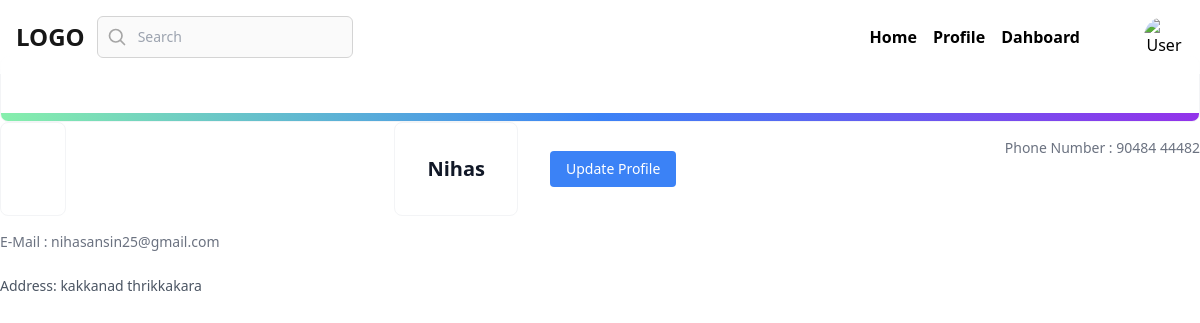
/customer/profile/ (signed in), run on an earlier commit of the app's database.
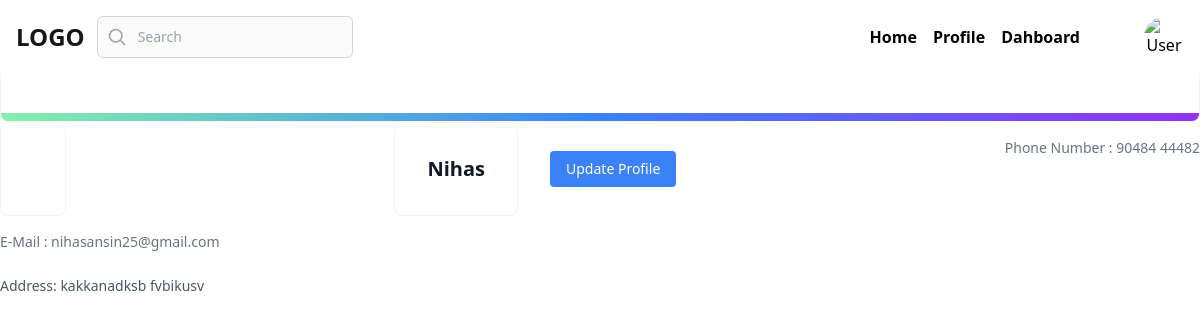
And on a later commit of the database.
### myapp/models.py (models this page shows, shortened)
class BaseModel(models.Model):
    created_date=models.DateTimeField(auto_now_add=True)
    updated_date=models.DateTimeField(auto_now=True)
    is_active=models.BooleanField(default=True)

class CustomerProfile(BaseModel):
    user = models.OneToOneField(User, on_delete=models.CASCADE, related_name='customer_profile')
    address = models.CharField(max_length=200, blank=True ,null=True)

class User(AbstractUser):
    role_choices = [
        ('customer', 'Customer'),
        ('provider', 'Service Provider'),
    ]
    role = models.CharField(max_length=20, choices=role_choices,default="customer")
    phone_number = models.CharField(max_length=15, blank=True, null=True)
    is_verified=models.BooleanField(default=False)
    otp=models.CharField(max_length=6,null=True,blank=True)

### myapp/views.py (the view)
# urls.py: path('customer/profile/',views.CustomerProfileListView.as_view(), name='customer-profile'),
class CustomerProfileListView(View):
    template_name="customer_profile.html"
    def get(self,request,*args,**kwargs):
        qs=CustomerProfile.objects.get(user=request.user)
        return render(request,self.template_name,{"data":qs})

### myapp/templates/customer_profile.html (shortened to what this page needs)
{% extends "customer_base.html" %}
{% block main_block %}
{% load static %}
{% if data %}
<a
  href="#"
  class="relative block overflow-hidden rounded-lg border border-gray-100 p-4 sm:p-6 lg:p-8"
>
  <span
    class="absolute inset-x-0 bottom-0 h-2 bg-gradient-to-r from-green-300 via-blue-500 to-purple-600"
  ></span>
  <div class="sm:flex sm:justify-between sm:gap-4">
    <div class="flex items-center gap-4">
      <h3 class="text-lg font-bold text-gray-900 sm:text-xl">
        {{ data.user.username }}
      </h3>
      <a href="{% url 'customer-edit' %}"
         class="ml-4 px-4 py-2 text-sm font-medium text-white bg-blue-500 rounded hover:bg-blue-600 focus:outline-none focus:ring">
         Update Profile
      </a>
    </div>
    <div class="mt-4">
        <p class="text-pretty text-sm text-gray-500">
         Phone Number : {{data.user.phone_number}}
        </p>
      </div>
  </div>
  <div class="mt-4">
    <p class="text-pretty text-sm text-gray-500">
     E-Mail : {{data.user.email}}
    </p>
  </div>
  <dl class="mt-6 flex gap-4 sm:gap-6">
    <div class="flex flex-col-reverse">
      <dt class="text-sm font-medium text-gray-600">Address: {{ data.address }}</dt>
    </div>
  </dl>
</a>
{% else %}
<p class="text-center text-gray-600">No profile available for the logged-in user.</p>
{% endif %}
{% endblock %}

What changed in the data, as far as the page shows it:
changed CustomerProfile "Nihas": address "kakkanad thrikkakara" → "kakkanadksb fvbikusv"
